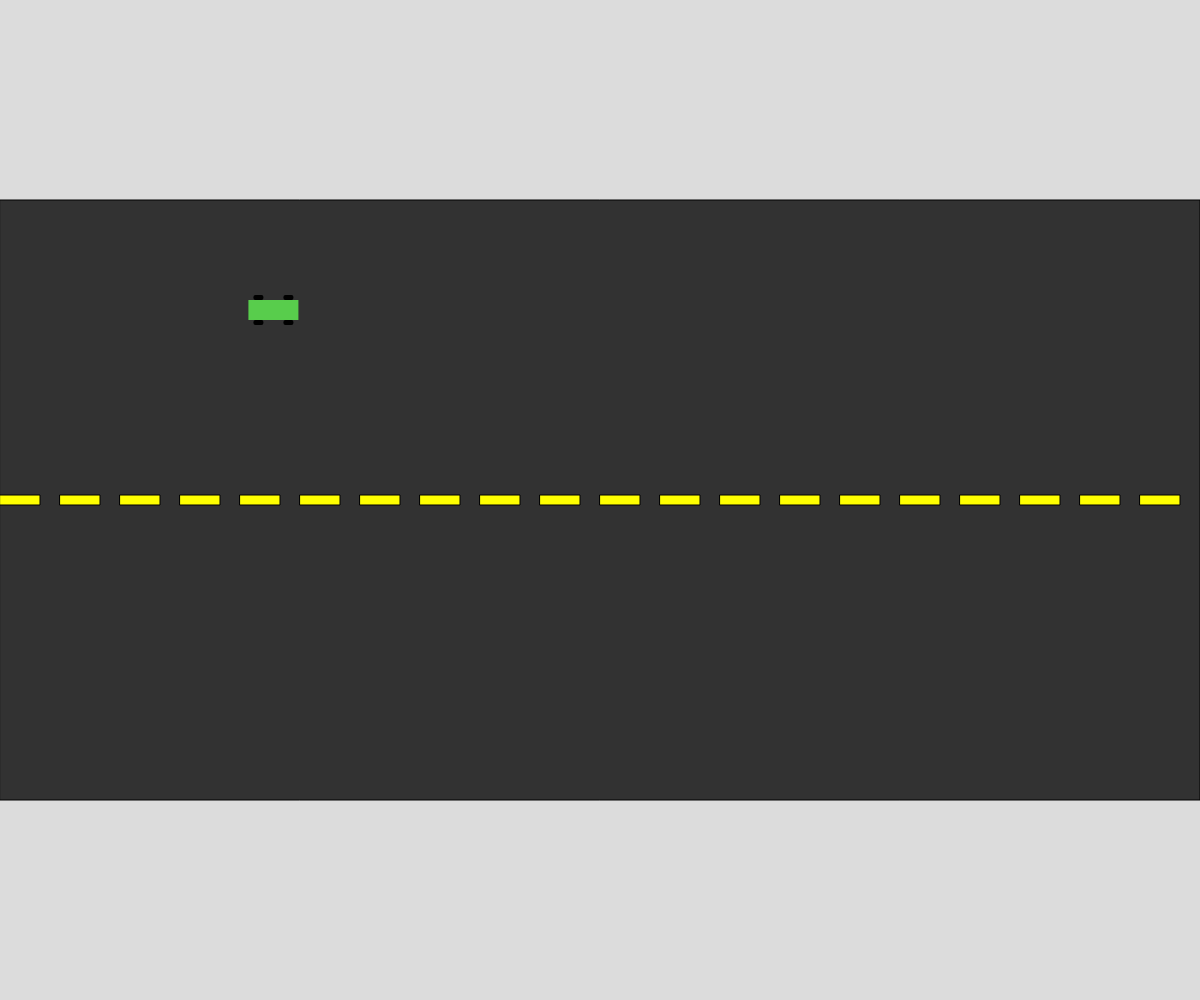
Frame 1 (no input)
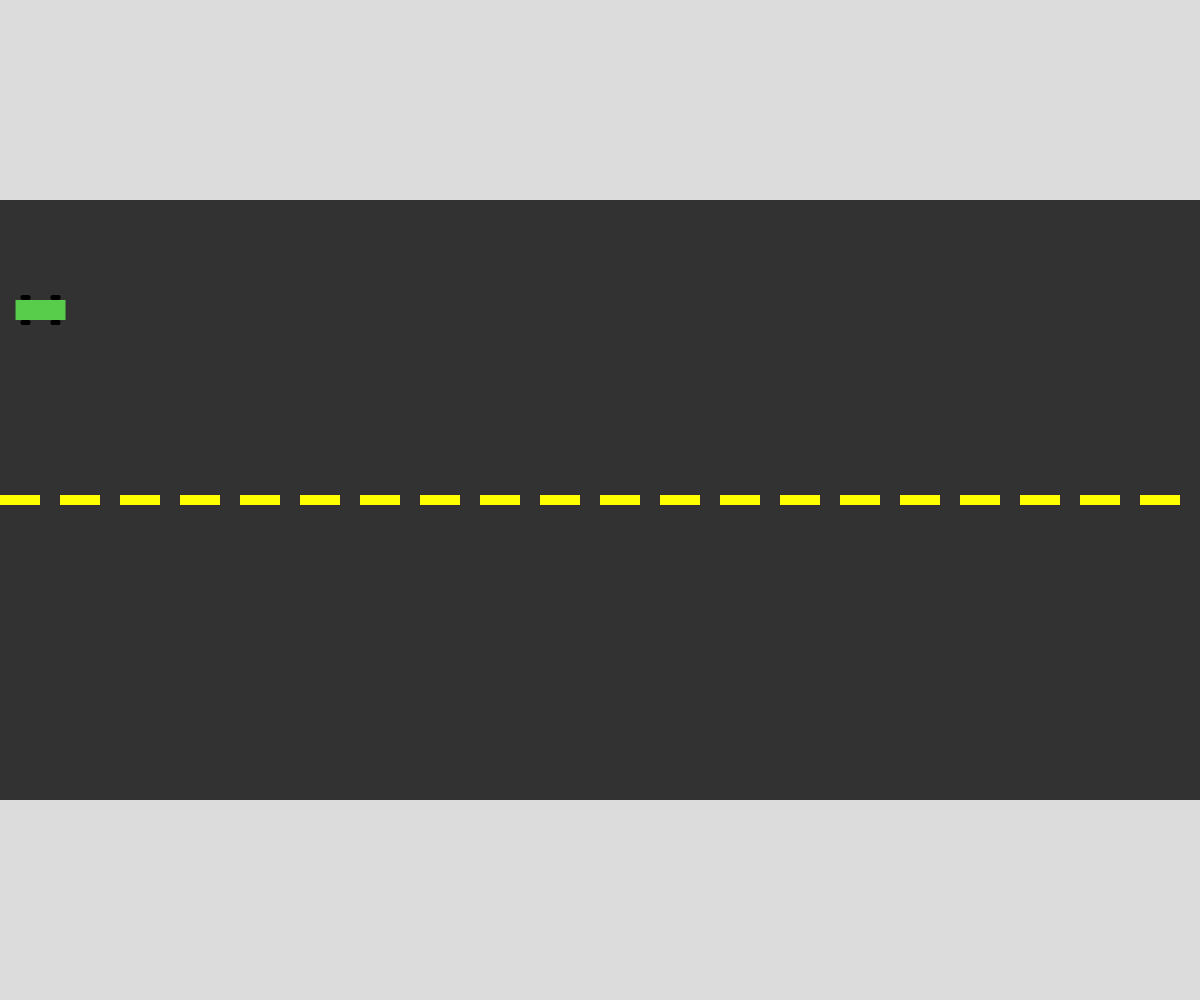
Frame 60 (no input)
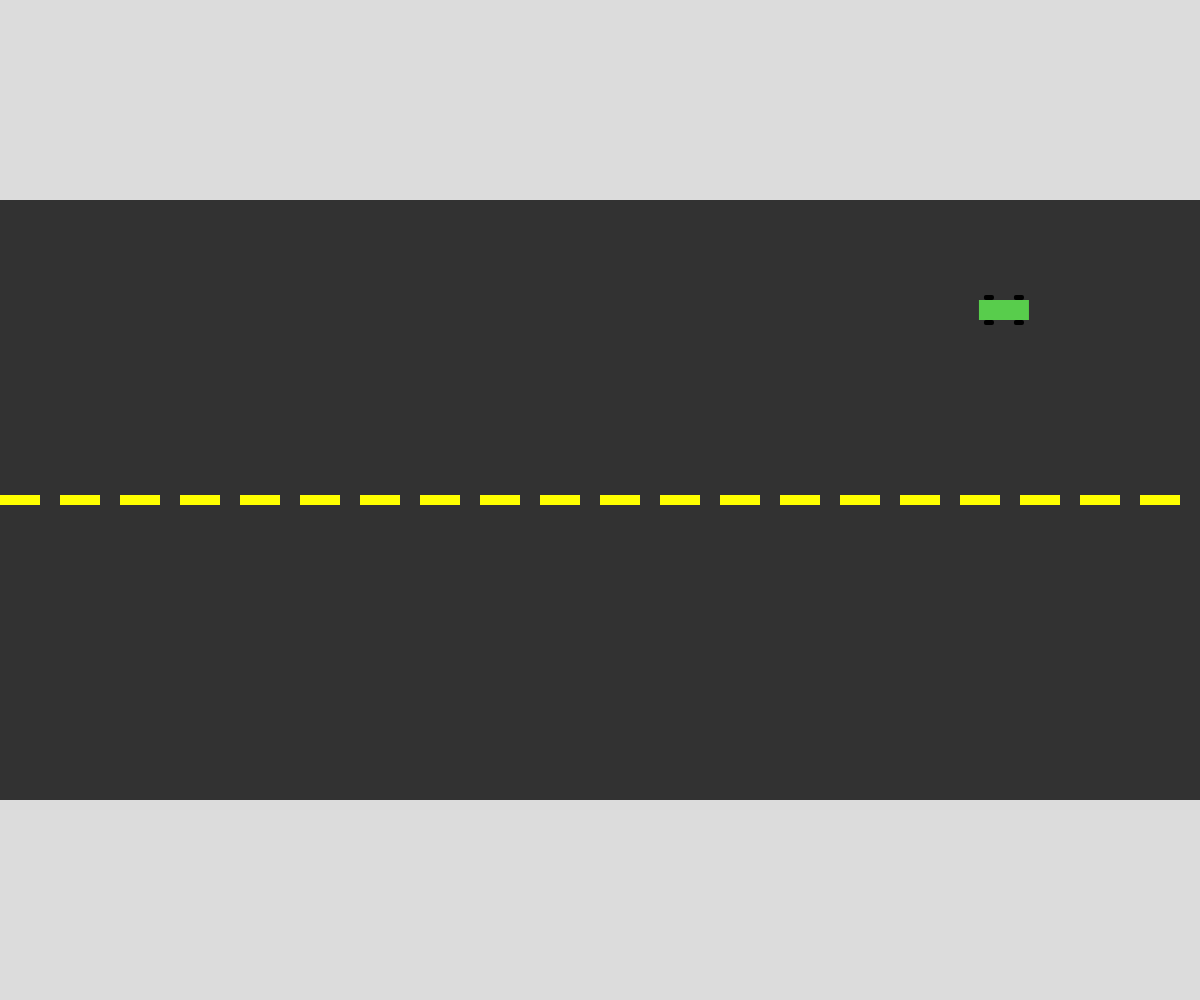
Frame 120 (the mouse pressed at the canvas centre since frame 60)

The p5.js sketch that drew these frames (run headless with seeded random() and noise() and a simulated clock; from frame 60 on, the mouse is pressed at the canvas centre):

// p5.js sketch
// ── sketch.js
// Cars, Cars, Cars
// Caleb Schwab
// 10/21/25

let myCar;

function setup() {
  createCanvas(windowWidth, windowHeight);
  myCar = new Car(300, 100);
}

function draw() {
  background(220);
  drawRoad();
  myCar.display();
  myCar.move();
}

function drawRoad(){
  fill(50);
  rectMode(CORNERS);
  rect(0, height*0.2, width, height*0.8)
  fill("yellow");
  for(let i = 0; i < windowWidth; i += 60){
    rect(i, (height*0.5)-5, i+40, (height*0.5)+5)
  }
}

class Car{
  // constructor
  constructor(y){
    this.y = y; this.type = random(1);
    this.x = random(width);
    this.d = random(0,1)
    this.c = color(random(255),random(255),random(255));
    this.speed = random(2, 10)
    if(this.type === 0) return true;
    else if(this.type === 1) return false;
    // if(this.d === 0) return true;
    // else if(this.d === 1) return false;
  }

  display(){
    rectMode(CORNER);
    noStroke();
    fill(this.c);
    rect(this.x, this.y, 50,  20);
    fill(0);
    for(let i = 5; i<=35; i += 30){
      for(let y = 5; y>=-30; y-=25){
        rect(this.x+i, this.y-y, 10, 5, 2, 2)
      }
    }
    
  }

  move(){
    if(this.d = 1){
      this.x -= this.speed;
      if(this.x < 0) this.x = width;
    }
    else if(this.d = 0){
      this.x += this.speed;
      if(this.x > width) this.x = 0;
    }
  }
}
